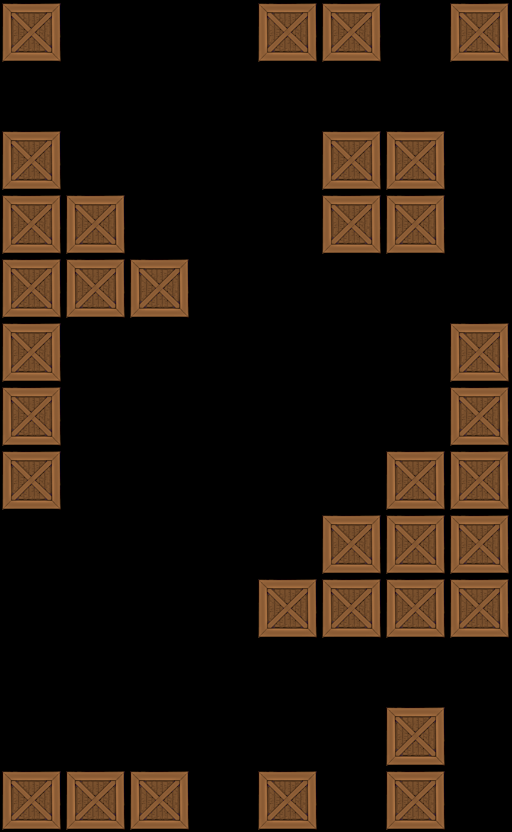

This is a level from a 2D game, rendered from its Tiled map with the project's own tilesets. A one-line summary and the map file follow, with tile-layer data summarised:
An orthogonal 8x13 tile map with 64x64 px tiles, 1 tile layer (Tile Layer 1).

<map version="1.0" orientation="orthogonal" width="8" height="13" tilewidth="64" tileheight="64">
 <tileset firstgid="1" name="crate" tilewidth="64" tileheight="64">
  <image source="../../crate2.png" width="64" height="64" />
 </tileset>
 <layer name="Tile Layer 1" width="8" height="13">
  <data>[104 cells, 34 non-empty, 1 distinct tile ids]</data>
 </layer>
</map>
